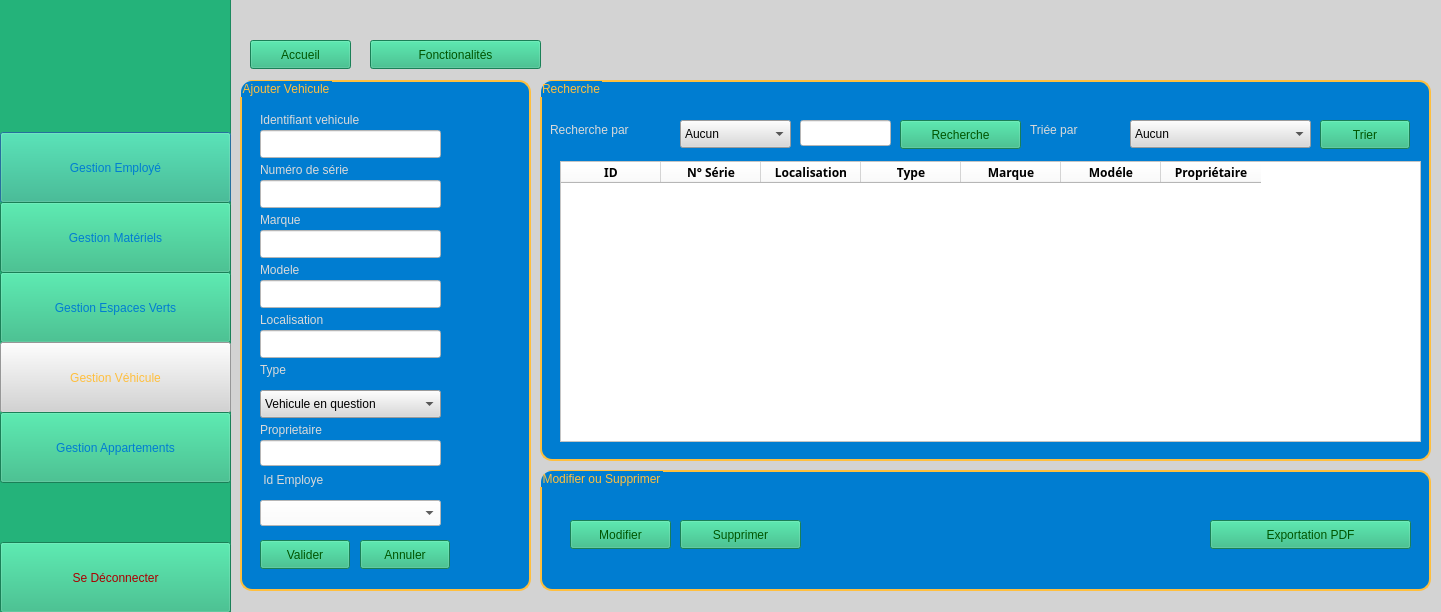
<?xml version="1.0" encoding="UTF-8"?>
<ui version="4.0">
 <class>vehicule_inter</class>
 <widget class="QDialog" name="vehicule_inter">
  <property name="geometry">
   <rect>
    <x>0</x>
    <y>0</y>
    <width>1441</width>
    <height>612</height>
   </rect>
  </property>
  <property name="windowTitle">
   <string>Dialog</string>
  </property>
  <property name="styleSheet">
   <string notr="true">background-color: rgb(211, 211, 211);</string>
  </property>
  <widget class="QFrame" name="frame">
   <property name="geometry">
    <rect>
     <x>-10</x>
     <y>-38</y>
     <width>241</width>
     <height>671</height>
    </rect>
   </property>
   <property name="styleSheet">
    <string notr="true">background-color: rgb(36, 179, 122);</string>
   </property>
   <property name="frameShape">
    <enum>QFrame::Shape::StyledPanel</enum>
   </property>
   <property name="frameShadow">
    <enum>QFrame::Shadow::Raised</enum>
   </property>
   <widget class="QPushButton" name="ges_emp">
    <property name="geometry">
     <rect>
      <x>10</x>
      <y>170</y>
      <width>231</width>
      <height>71</height>
     </rect>
    </property>
    <property name="styleSheet">
     <string notr="true">background-color: rgb(36, 179, 122);
color:rgb(0, 125, 209);
font: 900 12pt &quot;Franklin Gothic&quot;;</string>
    </property>
    <property name="text">
     <string>Gestion Employé</string>
    </property>
   </widget>
   <widget class="QPushButton" name="ges_mat">
    <property name="geometry">
     <rect>
      <x>10</x>
      <y>240</y>
      <width>231</width>
      <height>71</height>
     </rect>
    </property>
    <property name="styleSheet">
     <string notr="true">background-color: rgb(36, 179, 122);
color:rgb(0, 125, 209);
font: 900 12pt &quot;Franklin Gothic&quot;;</string>
    </property>
    <property name="text">
     <string>Gestion Matériels</string>
    </property>
   </widget>
   <widget class="QPushButton" name="ges_es_vert">
    <property name="geometry">
     <rect>
      <x>10</x>
      <y>310</y>
      <width>231</width>
      <height>71</height>
     </rect>
    </property>
    <property name="styleSheet">
     <string notr="true">background-color: rgb(36, 179, 122);
color:rgb(0, 125, 209);
font: 900 12pt &quot;Franklin Gothic&quot;;</string>
    </property>
    <property name="text">
     <string>Gestion Espaces Verts</string>
    </property>
   </widget>
   <widget class="QPushButton" name="ges_vehic">
    <property name="geometry">
     <rect>
      <x>10</x>
      <y>380</y>
      <width>231</width>
      <height>71</height>
     </rect>
    </property>
    <property name="styleSheet">
     <string notr="true">background-color: rgb(211, 211, 211);
color: rgb(255, 191, 62);
font: 900 12pt &quot;Franklin Gothic&quot;;</string>
    </property>
    <property name="text">
     <string>Gestion Véhicule</string>
    </property>
   </widget>
   <widget class="QPushButton" name="ges_appar">
    <property name="geometry">
     <rect>
      <x>10</x>
      <y>450</y>
      <width>231</width>
      <height>71</height>
     </rect>
    </property>
    <property name="styleSheet">
     <string notr="true">background-color: rgb(36, 179, 122);
color:rgb(0, 125, 209);
font: 900 12pt &quot;Franklin Gothic&quot;;</string>
    </property>
    <property name="text">
     <string>Gestion Appartements</string>
    </property>
   </widget>
   <widget class="QPushButton" name="deconnect">
    <property name="geometry">
     <rect>
      <x>10</x>
      <y>580</y>
      <width>231</width>
      <height>71</height>
     </rect>
    </property>
    <property name="styleSheet">
     <string notr="true">background-color: rgb(36, 179, 122);
color: rgb(170, 0, 0);
font: 900 12pt &quot;Franklin Gothic&quot;;</string>
    </property>
    <property name="text">
     <string>Se Déconnecter</string>
    </property>
   </widget>
   <widget class="QLabel" name="logo">
    <property name="geometry">
     <rect>
      <x>70</x>
      <y>59</y>
      <width>121</width>
      <height>91</height>
     </rect>
    </property>
    <property name="text">
     <string/>
    </property>
   </widget>
  </widget>
  <widget class="QPushButton" name="fonction">
   <property name="geometry">
    <rect>
     <x>370</x>
     <y>40</y>
     <width>171</width>
     <height>29</height>
    </rect>
   </property>
   <property name="styleSheet">
    <string notr="true">background-color: rgb(36, 179, 122);
font: 900 12pt &quot;Franklin Gothic&quot;;
color: rgb(0, 85, 0);</string>
   </property>
   <property name="text">
    <string>Fonctionalités</string>
   </property>
  </widget>
  <widget class="QPushButton" name="accueil">
   <property name="geometry">
    <rect>
     <x>250</x>
     <y>40</y>
     <width>101</width>
     <height>29</height>
    </rect>
   </property>
   <property name="styleSheet">
    <string notr="true">background-color: rgb(36, 179, 122);
font: 900 12pt &quot;Franklin Gothic&quot;;
color: rgb(0, 85, 0);</string>
   </property>
   <property name="text">
    <string>Accueil</string>
   </property>
  </widget>
  <widget class="QGroupBox" name="groupBox">
   <property name="geometry">
    <rect>
     <x>240</x>
     <y>80</y>
     <width>291</width>
     <height>511</height>
    </rect>
   </property>
   <property name="styleSheet">
    <string notr="true">QGroupBox
{
background-color: rgb(0, 125, 209);
color:  rgb(255, 191, 62);
font: 900 12pt &quot;Franklin Gothic&quot;;
border: 2px solid ;
border-radius: 12px; 
padding: 5px;
border-color: rgb(255, 191, 62);
}</string>
   </property>
   <property name="title">
    <string>Ajouter Vehicule</string>
   </property>
   <widget class="QLabel" name="label">
    <property name="geometry">
     <rect>
      <x>20</x>
      <y>30</y>
      <width>191</width>
      <height>20</height>
     </rect>
    </property>
    <property name="styleSheet">
     <string notr="true">color: rgb(217, 217, 217);
background-color: rgb(0, 125, 209);
font: 900 12pt &quot;Franklin Gothic&quot;;
</string>
    </property>
    <property name="text">
     <string>Identifiant vehicule </string>
    </property>
   </widget>
   <widget class="QLineEdit" name="lineEdit_idVehicule">
    <property name="geometry">
     <rect>
      <x>20</x>
      <y>50</y>
      <width>181</width>
      <height>28</height>
     </rect>
    </property>
    <property name="styleSheet">
     <string notr="true">background-color: rgb(255, 255, 255);
font: 900 9pt &quot;Franklin Gothic&quot;;
color: rgb(0, 0, 0);
</string>
    </property>
    <property name="text">
     <string/>
    </property>
   </widget>
   <widget class="QLabel" name="label_2">
    <property name="geometry">
     <rect>
      <x>20</x>
      <y>80</y>
      <width>221</width>
      <height>20</height>
     </rect>
    </property>
    <property name="styleSheet">
     <string notr="true">color: rgb(217, 217, 217);
background-color: rgb(0, 125, 209);
font: 900 12pt &quot;Franklin Gothic&quot;;</string>
    </property>
    <property name="text">
     <string>Numéro de série</string>
    </property>
   </widget>
   <widget class="QLineEdit" name="lineEdit_numSerie">
    <property name="geometry">
     <rect>
      <x>20</x>
      <y>100</y>
      <width>181</width>
      <height>28</height>
     </rect>
    </property>
    <property name="styleSheet">
     <string notr="true">background-color: rgb(255, 255, 255);
font: 900 9pt &quot;Franklin Gothic&quot;;
color: rgb(0, 0, 0);</string>
    </property>
   </widget>
   <widget class="QLabel" name="label_3">
    <property name="geometry">
     <rect>
      <x>20</x>
      <y>230</y>
      <width>171</width>
      <height>20</height>
     </rect>
    </property>
    <property name="styleSheet">
     <string notr="true">color: rgb(217, 217, 217);
background-color: rgb(0, 125, 209);
font: 900 12pt &quot;Franklin Gothic&quot;;</string>
    </property>
    <property name="text">
     <string>Localisation</string>
    </property>
   </widget>
   <widget class="QLineEdit" name="lineEdit_marque">
    <property name="geometry">
     <rect>
      <x>20</x>
      <y>150</y>
      <width>181</width>
      <height>28</height>
     </rect>
    </property>
    <property name="styleSheet">
     <string notr="true">background-color: rgb(255, 255, 255);
font: 900 9pt &quot;Franklin Gothic&quot;;
color: rgb(0, 0, 0);</string>
    </property>
   </widget>
   <widget class="QLabel" name="label_4">
    <property name="geometry">
     <rect>
      <x>20</x>
      <y>280</y>
      <width>171</width>
      <height>20</height>
     </rect>
    </property>
    <property name="styleSheet">
     <string notr="true">color: rgb(217, 217, 217);
background-color: rgb(0, 125, 209);
font: 900 12pt &quot;Franklin Gothic&quot;;</string>
    </property>
    <property name="text">
     <string>Type</string>
    </property>
   </widget>
   <widget class="QLineEdit" name="lineEdit_localisation">
    <property name="geometry">
     <rect>
      <x>20</x>
      <y>250</y>
      <width>181</width>
      <height>28</height>
     </rect>
    </property>
    <property name="styleSheet">
     <string notr="true">background-color: rgb(255, 255, 255);
font: 900 9pt &quot;Franklin Gothic&quot;;
color: rgb(0, 0, 0);</string>
    </property>
   </widget>
   <widget class="QLabel" name="label_5">
    <property name="geometry">
     <rect>
      <x>20</x>
      <y>130</y>
      <width>231</width>
      <height>20</height>
     </rect>
    </property>
    <property name="styleSheet">
     <string notr="true">color: rgb(217, 217, 217);
background-color: rgb(0, 125, 209);
font: 900 12pt &quot;Franklin Gothic&quot;;</string>
    </property>
    <property name="text">
     <string>Marque</string>
    </property>
   </widget>
   <widget class="QPushButton" name="validerV">
    <property name="geometry">
     <rect>
      <x>20</x>
      <y>460</y>
      <width>90</width>
      <height>29</height>
     </rect>
    </property>
    <property name="styleSheet">
     <string notr="true">background-color: rgb(36, 179, 122);
font: 900 12pt &quot;Franklin Gothic&quot;;
color: rgb(0, 85, 0);</string>
    </property>
    <property name="text">
     <string>Valider</string>
    </property>
   </widget>
   <widget class="QPushButton" name="annulerV">
    <property name="geometry">
     <rect>
      <x>120</x>
      <y>460</y>
      <width>90</width>
      <height>29</height>
     </rect>
    </property>
    <property name="styleSheet">
     <string notr="true">background-color: rgb(36, 179, 122);
font: 900 12pt &quot;Franklin Gothic&quot;;
color: rgb(0, 85, 0);</string>
    </property>
    <property name="text">
     <string>Annuler</string>
    </property>
   </widget>
   <widget class="QComboBox" name="lineEdit_type">
    <property name="geometry">
     <rect>
      <x>20</x>
      <y>310</y>
      <width>181</width>
      <height>28</height>
     </rect>
    </property>
    <property name="styleSheet">
     <string notr="true">color: rgb(0, 0, 0);
background-color: rgb(217, 217, 217);
font: 900 12pt &quot;Franklin Gothic&quot;;</string>
    </property>
    <item>
     <property name="text">
      <string>Vehicule en question</string>
     </property>
    </item>
    <item>
     <property name="text">
      <string>Voiture</string>
     </property>
    </item>
    <item>
     <property name="text">
      <string>Bus</string>
     </property>
    </item>
    <item>
     <property name="text">
      <string>Camion</string>
     </property>
    </item>
    <item>
     <property name="text">
      <string>Moto</string>
     </property>
    </item>
    <item>
     <property name="text">
      <string>Bicyclette</string>
     </property>
    </item>
   </widget>
   <widget class="QLineEdit" name="lineEdit_proprietaire">
    <property name="geometry">
     <rect>
      <x>20</x>
      <y>360</y>
      <width>181</width>
      <height>26</height>
     </rect>
    </property>
    <property name="styleSheet">
     <string notr="true">background-color: rgb(255, 255, 255);
font: 900 9pt &quot;Franklin Gothic&quot;;
color: rgb(0, 0, 0);</string>
    </property>
   </widget>
   <widget class="QLabel" name="label_6">
    <property name="geometry">
     <rect>
      <x>20</x>
      <y>340</y>
      <width>171</width>
      <height>20</height>
     </rect>
    </property>
    <property name="styleSheet">
     <string notr="true">color: rgb(217, 217, 217);
background-color: rgb(0, 125, 209);
font: 900 12pt &quot;Franklin Gothic&quot;;</string>
    </property>
    <property name="text">
     <string>Proprietaire</string>
    </property>
   </widget>
   <widget class="QLabel" name="label_10">
    <property name="geometry">
     <rect>
      <x>20</x>
      <y>180</y>
      <width>231</width>
      <height>20</height>
     </rect>
    </property>
    <property name="styleSheet">
     <string notr="true">color: rgb(217, 217, 217);
background-color: rgb(0, 125, 209);
font: 900 12pt &quot;Franklin Gothic&quot;;</string>
    </property>
    <property name="text">
     <string>Modele</string>
    </property>
   </widget>
   <widget class="QLineEdit" name="lineEdit_modele">
    <property name="geometry">
     <rect>
      <x>20</x>
      <y>200</y>
      <width>181</width>
      <height>28</height>
     </rect>
    </property>
    <property name="styleSheet">
     <string notr="true">background-color: rgb(255, 255, 255);
font: 900 9pt &quot;Franklin Gothic&quot;;
color: rgb(0, 0, 0);</string>
    </property>
   </widget>
   <widget class="QLabel" name="label_11">
    <property name="geometry">
     <rect>
      <x>20</x>
      <y>390</y>
      <width>171</width>
      <height>20</height>
     </rect>
    </property>
    <property name="styleSheet">
     <string notr="true">color: rgb(217, 217, 217);
background-color: rgb(0, 125, 209);
font: 900 12pt &quot;Franklin Gothic&quot;;</string>
    </property>
    <property name="text">
     <string> Id Employe</string>
    </property>
   </widget>
   <widget class="QComboBox" name="comboBoxid">
    <property name="geometry">
     <rect>
      <x>20</x>
      <y>420</y>
      <width>181</width>
      <height>26</height>
     </rect>
    </property>
    <property name="styleSheet">
     <string notr="true">background-color: rgb(255, 255, 255);
color: rgb(0, 0, 0);
font: 900 9pt &quot;Franklin Gothic&quot;;</string>
    </property>
   </widget>
  </widget>
  <widget class="QGroupBox" name="groupBox_2">
   <property name="geometry">
    <rect>
     <x>540</x>
     <y>80</y>
     <width>891</width>
     <height>381</height>
    </rect>
   </property>
   <property name="styleSheet">
    <string notr="true">QGroupBox
{
background-color: rgb(0, 125, 209);
color:  rgb(255, 191, 62);
font: 900 12pt &quot;Franklin Gothic&quot;;
border: 2px solid ;
border-radius: 12px; 
padding: 5px;
border-color: rgb(255, 191, 62);
}</string>
   </property>
   <property name="title">
    <string>Recherche</string>
   </property>
   <widget class="QLabel" name="label_7">
    <property name="geometry">
     <rect>
      <x>10</x>
      <y>40</y>
      <width>151</width>
      <height>20</height>
     </rect>
    </property>
    <property name="styleSheet">
     <string notr="true">color: rgb(217, 217, 217);
background-color: rgb(0, 125, 209);
font: 900 12pt &quot;Franklin Gothic&quot;;</string>
    </property>
    <property name="text">
     <string>Recherche par</string>
    </property>
   </widget>
   <widget class="QPushButton" name="recherche">
    <property name="geometry">
     <rect>
      <x>360</x>
      <y>40</y>
      <width>121</width>
      <height>29</height>
     </rect>
    </property>
    <property name="styleSheet">
     <string notr="true">background-color: rgb(36, 179, 122);
font: 900 12pt &quot;Franklin Gothic&quot;;
color: rgb(0, 85, 0);</string>
    </property>
    <property name="text">
     <string>Recherche</string>
    </property>
   </widget>
   <widget class="QTableWidget" name="tableWidgetv">
    <property name="geometry">
     <rect>
      <x>20</x>
      <y>81</y>
      <width>861</width>
      <height>281</height>
     </rect>
    </property>
    <property name="styleSheet">
     <string notr="true">background-color: rgb(255, 255, 255);
font: 900 9pt &quot;Franklin Gothic&quot;;
color: rgb(0, 0, 0);
</string>
    </property>
    <column>
     <property name="text">
      <string>ID</string>
     </property>
     <property name="font">
      <font>
       <family>Franklin Gothic</family>
       <bold>true</bold>
      </font>
     </property>
    </column>
    <column>
     <property name="text">
      <string>N° Série</string>
     </property>
     <property name="font">
      <font>
       <family>Franklin Gothic</family>
       <bold>true</bold>
      </font>
     </property>
    </column>
    <column>
     <property name="text">
      <string>Localisation</string>
     </property>
     <property name="font">
      <font>
       <family>Franklin Gothic</family>
       <bold>true</bold>
      </font>
     </property>
    </column>
    <column>
     <property name="text">
      <string>Type</string>
     </property>
     <property name="font">
      <font>
       <family>Franklin Gothic</family>
       <bold>true</bold>
      </font>
     </property>
    </column>
    <column>
     <property name="text">
      <string>Marque</string>
     </property>
     <property name="font">
      <font>
       <family>Franklin Gothic</family>
       <bold>true</bold>
      </font>
     </property>
    </column>
    <column>
     <property name="text">
      <string>Modéle</string>
     </property>
     <property name="font">
      <font>
       <family>Franklin Gothic</family>
       <bold>true</bold>
      </font>
     </property>
    </column>
    <column>
     <property name="text">
      <string>Propriétaire</string>
     </property>
     <property name="font">
      <font>
       <family>Franklin Gothic</family>
       <bold>true</bold>
      </font>
     </property>
    </column>
   </widget>
   <widget class="QLabel" name="label_9">
    <property name="geometry">
     <rect>
      <x>490</x>
      <y>40</y>
      <width>111</width>
      <height>20</height>
     </rect>
    </property>
    <property name="styleSheet">
     <string notr="true">color: rgb(217, 217, 217);
background-color: rgb(0, 125, 209);
font: 900 12pt &quot;Franklin Gothic&quot;;</string>
    </property>
    <property name="text">
     <string>Triée par</string>
    </property>
   </widget>
   <widget class="QComboBox" name="tripar">
    <property name="geometry">
     <rect>
      <x>590</x>
      <y>40</y>
      <width>181</width>
      <height>28</height>
     </rect>
    </property>
    <property name="styleSheet">
     <string notr="true">color: rgb(0, 0, 0);
background-color: rgb(217, 217, 217);
font: 900 12pt &quot;Franklin Gothic&quot;;</string>
    </property>
    <item>
     <property name="text">
      <string>Aucun</string>
     </property>
    </item>
    <item>
     <property name="text">
      <string>Marque </string>
     </property>
    </item>
    <item>
     <property name="text">
      <string>Modéle</string>
     </property>
    </item>
    <item>
     <property name="text">
      <string>Type</string>
     </property>
    </item>
   </widget>
   <widget class="QPushButton" name="trier">
    <property name="geometry">
     <rect>
      <x>780</x>
      <y>40</y>
      <width>90</width>
      <height>29</height>
     </rect>
    </property>
    <property name="styleSheet">
     <string notr="true">background-color: rgb(36, 179, 122);
font: 900 12pt &quot;Franklin Gothic&quot;;
color: rgb(0, 85, 0);</string>
    </property>
    <property name="text">
     <string>Trier</string>
    </property>
   </widget>
   <widget class="QComboBox" name="rech_par">
    <property name="geometry">
     <rect>
      <x>140</x>
      <y>40</y>
      <width>111</width>
      <height>28</height>
     </rect>
    </property>
    <property name="styleSheet">
     <string notr="true">color: rgb(0, 0, 0);
background-color: rgb(217, 217, 217);
font: 900 12pt &quot;Franklin Gothic&quot;;</string>
    </property>
    <item>
     <property name="text">
      <string>Aucun</string>
     </property>
    </item>
    <item>
     <property name="text">
      <string>Marque </string>
     </property>
    </item>
    <item>
     <property name="text">
      <string>Modéle</string>
     </property>
    </item>
    <item>
     <property name="text">
      <string>Type</string>
     </property>
    </item>
   </widget>
   <widget class="QLineEdit" name="rech">
    <property name="geometry">
     <rect>
      <x>260</x>
      <y>40</y>
      <width>91</width>
      <height>26</height>
     </rect>
    </property>
    <property name="styleSheet">
     <string notr="true">background-color: rgb(255, 255, 255);
font: 900 9pt &quot;Franklin Gothic&quot;;
color: rgb(0, 0, 0);</string>
    </property>
   </widget>
  </widget>
  <widget class="QGroupBox" name="groupBox_3">
   <property name="geometry">
    <rect>
     <x>540</x>
     <y>470</y>
     <width>891</width>
     <height>121</height>
    </rect>
   </property>
   <property name="styleSheet">
    <string notr="true">QGroupBox
{
background-color: rgb(0, 125, 209);
color:  rgb(255, 191, 62);
font: 900 12pt &quot;Franklin Gothic&quot;;
border: 2px solid ;
border-radius: 12px; 
padding: 5px;
border-color: rgb(255, 191, 62);
}</string>
   </property>
   <property name="title">
    <string>Modifier ou Supprimer</string>
   </property>
   <widget class="QPushButton" name="modifierV">
    <property name="geometry">
     <rect>
      <x>30</x>
      <y>50</y>
      <width>101</width>
      <height>29</height>
     </rect>
    </property>
    <property name="styleSheet">
     <string notr="true">background-color: rgb(36, 179, 122);
font: 900 12pt &quot;Franklin Gothic&quot;;
color: rgb(0, 85, 0);</string>
    </property>
    <property name="text">
     <string>Modifier</string>
    </property>
   </widget>
   <widget class="QPushButton" name="supprimerV">
    <property name="geometry">
     <rect>
      <x>140</x>
      <y>50</y>
      <width>121</width>
      <height>29</height>
     </rect>
    </property>
    <property name="styleSheet">
     <string notr="true">background-color: rgb(36, 179, 122);
font: 900 12pt &quot;Franklin Gothic&quot;;
color: rgb(0, 85, 0);</string>
    </property>
    <property name="text">
     <string>Supprimer</string>
    </property>
   </widget>
   <widget class="QPushButton" name="pdf">
    <property name="geometry">
     <rect>
      <x>670</x>
      <y>50</y>
      <width>201</width>
      <height>29</height>
     </rect>
    </property>
    <property name="styleSheet">
     <string notr="true">background-color: rgb(36, 179, 122);
font: 900 12pt &quot;Franklin Gothic&quot;;
color: rgb(0, 85, 0);</string>
    </property>
    <property name="text">
     <string>Exportation PDF</string>
    </property>
   </widget>
  </widget>
 </widget>
 <resources/>
 <connections/>
</ui>
